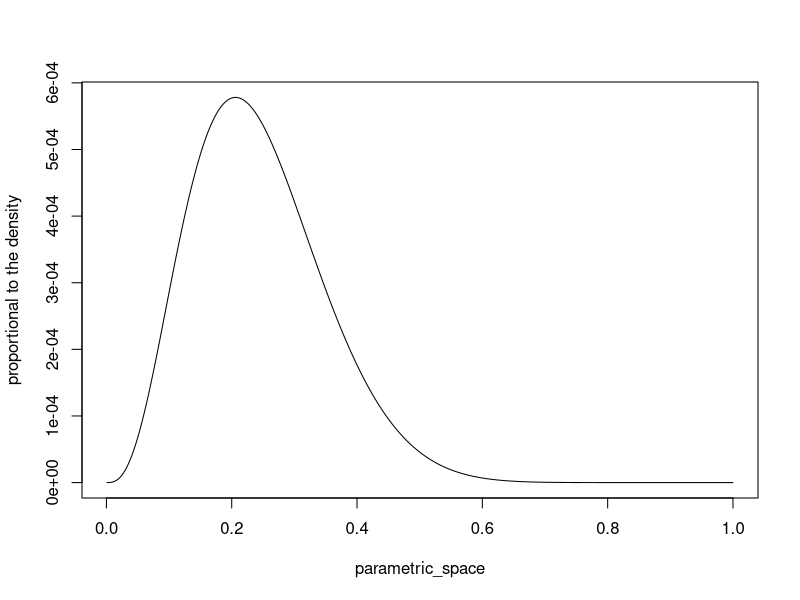
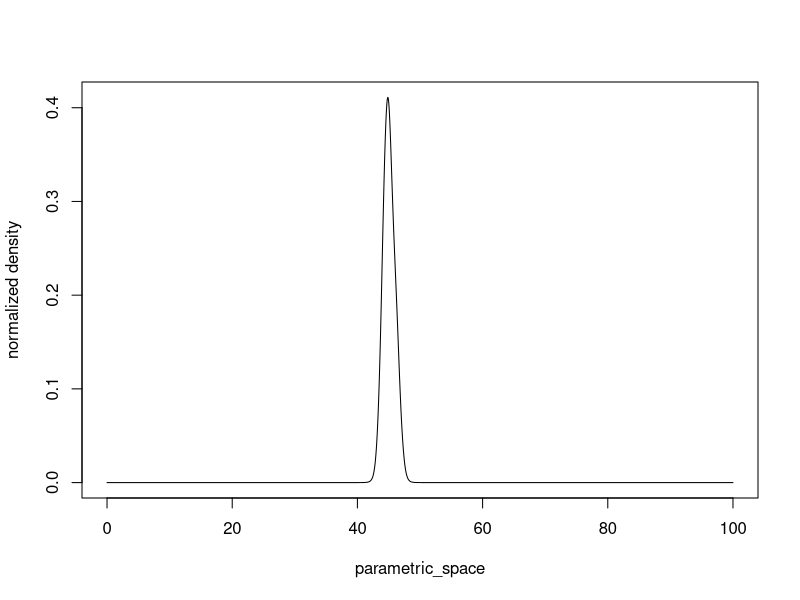
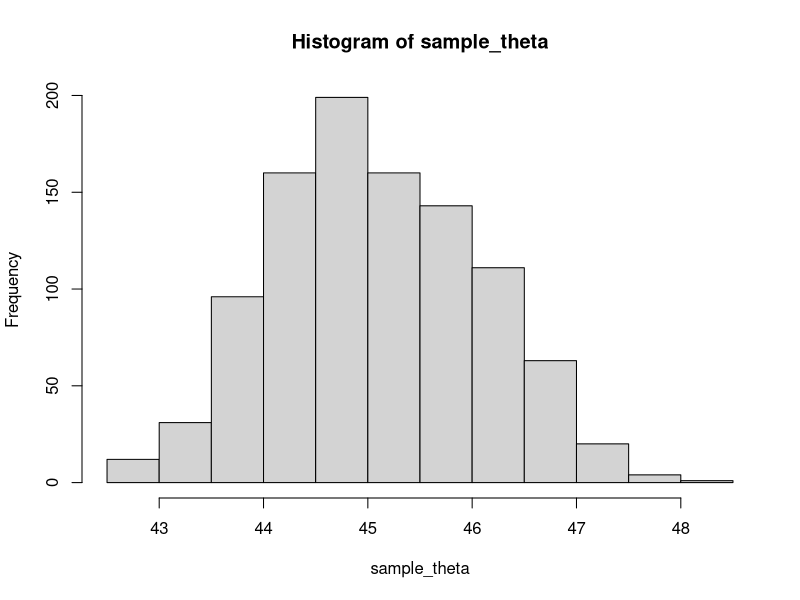
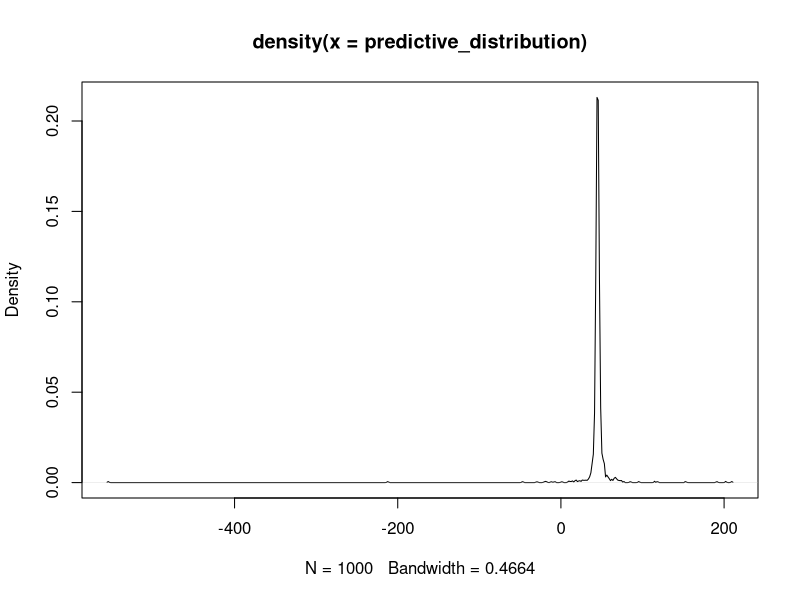
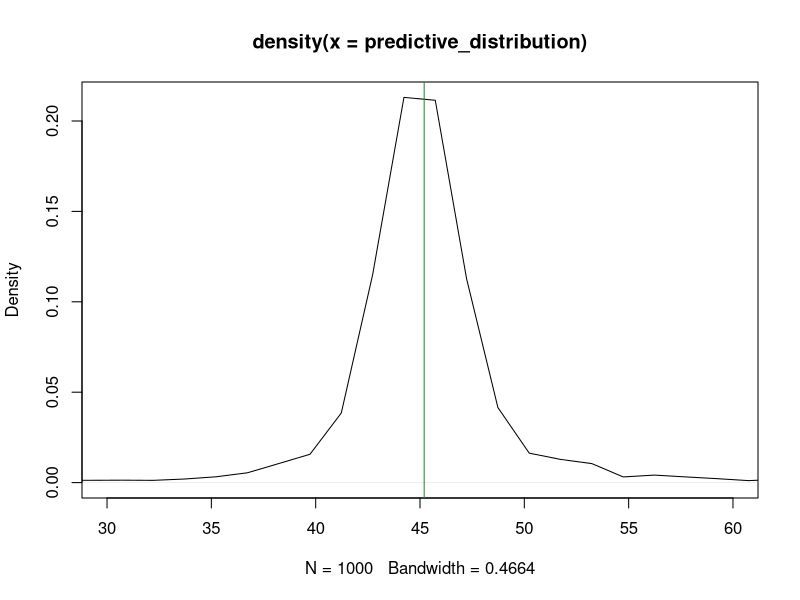
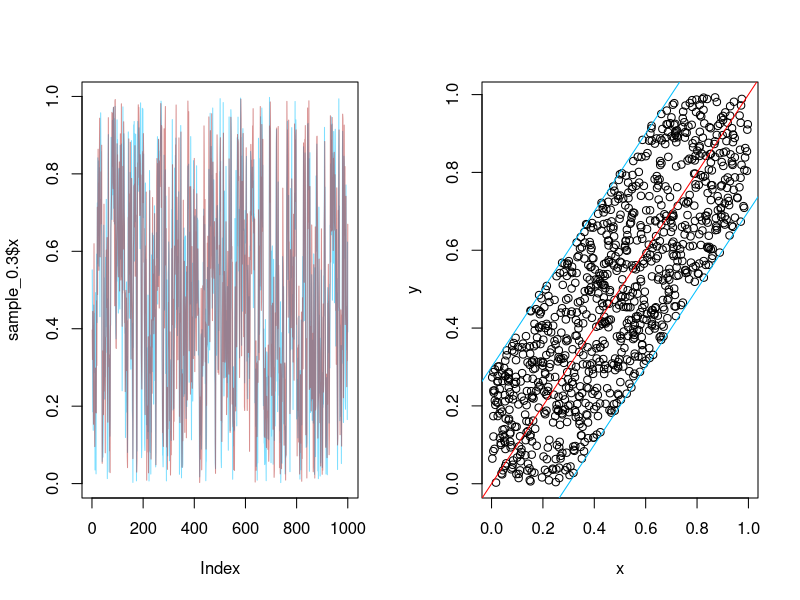
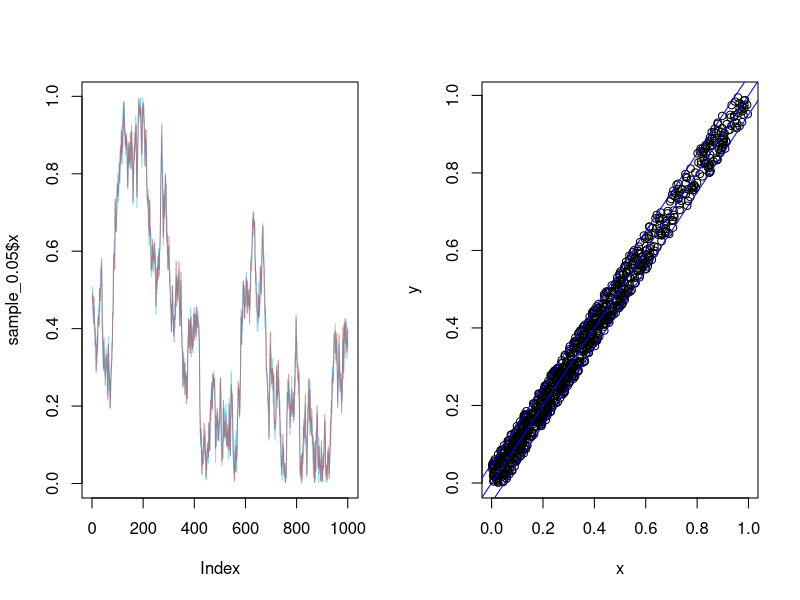
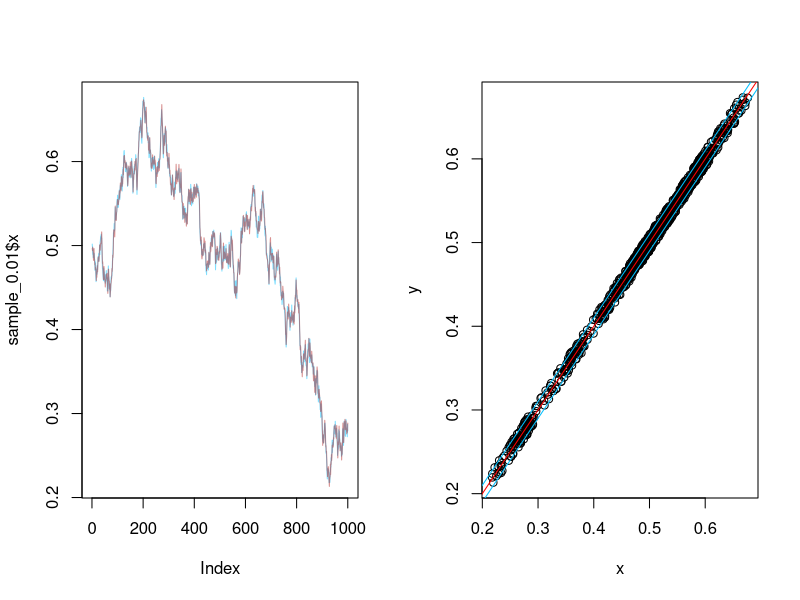

The R script that drew these images, in order:
## ---- chunk 1
knitr::opts_chunk$set(echo = TRUE)
library(dplyr) ; library(ggplot2)
## ---- chunk 2
posterior_prop <- function(theta){
  
  return(
    (theta^3)*(1-theta)^13+
      (theta^4)*(1-theta)^12+
      (theta^5)*(1-theta)^11
  )
}

parametric_space <- seq(0.001,1,0.001)

plot(parametric_space,posterior_prop(theta=parametric_space),
     type='l',ylab='proportional to the density')
## ---- chunk 3
y <- c(43,44,45,46.5,47.5)
M=1000

parametric_space <- seq(0,100,1/M)

q_theta_given_y = function(x,theta){
  result <- 1
  for ( i in 1:length(x)){
    result = result * (1/(1+(x[i]-theta)^2))
  }
  return(result/100)
}


## unormalized density
unormalized_density <- q_theta_given_y(y,parametric_space)

## summing the heights of the bins
normalizing_constant <-  sum(unormalized_density/M)

#plotting the normalized density
plot(parametric_space,
     unormalized_density/normalizing_constant,
     type='l',
     ylab = 'normalized density')

normalized_density <-  unormalized_density/normalizing_constant
## ---- chunk 4
sample_theta <- sample(parametric_space,prob = normalized_density,size = 1000)
hist(sample_theta)
## ---- chunk 5
set.seed(57)
predictive_distribution <- rcauchy(1000,scale = 1,location = sample_theta)
plot(density(predictive_distribution))

plot(density(predictive_distribution),xlim=c(30,60))
abline(v=mean(y),col='forestgreen')
mean(predictive_distribution) ; sd(predictive_distribution)
## ---- chunk 6
x_given_y <- function(constant,y){
  a <- max(0,y-constant)
  b <- min(y+constant,1)
  return(runif(1,a,b))
}

y_given_x <- function(constant,x){
  a <- max(0,x-constant)
  b <- min(x+constant,1)
  return(runif(1,a,b))
}


gibbs_ex6 <- function(B=1000,constant){
  set.seed(1000)
  samples <- data.frame(x=NA,y=NA)
  new_x <- 0.5 #initial value for x
  for(i in 1:(B)){
    #calculating p(y|x=new_x)
    new_y <- y_given_x(x = new_x,constant = constant) 
    #calculating p(x|y=new_y)
    new_x <- x_given_y(y = new_y,constant = constant)
    samples <-rbind(samples, c(new_x,new_y))
  }
  return(samples[-1,])
}

sample_0.3 <- gibbs_ex6(B = 1000,0.3)
sample_0.05 <- gibbs_ex6(B = 1000,0.05)
sample_0.01 <- gibbs_ex6(B = 1000,0.01)
## ---- chunk 7
par(mfrow=c(1,2))
constant<-0.3
plot(sample_0.3$x,type='l',col=scales::alpha('deepskyblue',0.5))
lines(sample_0.3$y,type='l',col=scales::alpha('firebrick',0.5))
plot(sample_0.3)
abline(constant,1,col='deepskyblue')
abline(-constant,1,col='deepskyblue')
abline(0,1,col='red')
#acf(sample_0.3$x)
#acf(sample_0.3$y)
## ---- chunk 8
constant<-0.05
plot(sample_0.05$x,type='l',col=scales::alpha('deepskyblue',0.5))
lines(sample_0.05$y,type='l',col=scales::alpha('firebrick',0.5))
plot(sample_0.05)
abline(constant,1,col='blue')
abline(-constant,1,col='blue')
abline(0,1,col='blue')
#acf(sample_0.05$x)
#acf(sample_0.05$y)
## ---- chunk 9
constant<-0.01
plot(sample_0.01$x,type='l',col=scales::alpha('deepskyblue',0.5))
lines(sample_0.01$y,type='l',col=scales::alpha('firebrick',0.5))
plot(sample_0.01)
abline(constant,1,col='deepskyblue')
abline(-constant,1,col='deepskyblue')
abline(0,1,col='red')
#acf(sample_0.01$x)
#acf(sample_0.01$y)
par(mfrow=c(1,1))
## ---- chunk 10
nsim <- 10000
posterior_simulation <- data.frame(
  p0 = rbeta(nsim,40,636),
  p1 = rbeta(nsim,23,569)
)


posterior_simulation = 
  posterior_simulation %>% 
  mutate(odds_p0=p0/(1-p0),
         odds_p1=p1/(1-p1),
         odds_ratio = odds_p1/odds_p0)

posterior_simulation %>% 
  summarise(
    Min = min(odds_ratio),
    Mean = mean(odds_ratio),
    Median = median(odds_ratio),
    SD = sd(odds_ratio),
    Max = max(odds_ratio)) %>% 
  knitr::kable() %>% kableExtra::kable_styling()
## ---- chunk 11
posterior_simulation %>% 
  ggplot(aes(x=odds_ratio))+
  geom_histogram() + 
  theme_bw()
## ---- chunk 12
y_bar_control = 39/674
y_bar_treatment = 22/680

#Posterior probability 
sum(posterior_simulation$p0 > y_bar_control)/nsim

sum(posterior_simulation$p1 > y_bar_treatment)/nsim

sum(posterior_simulation$odds_ratio < 1)/nsim
## ---- chunk 13
nsim <- 10000
posterior_simulation <- data.frame(
  p0 = rbeta(nsim,3,35),
  p1 = rbeta(nsim,2,35)
)


posterior_simulation = 
  posterior_simulation %>% 
  mutate(odds_p0=p0/(1-p0),
         odds_p1=p1/(1-p1),
         odds_ratio = odds_p1/odds_p0)

posterior_simulation %>% 
  summarise(
    Min = min(odds_ratio),
    Mean = mean(odds_ratio),
    Median = median(odds_ratio),
    SD = sd(odds_ratio),
    Max = max(odds_ratio)) %>% 
  knitr::kable() %>% kableExtra::kable_styling()
## ---- chunk 14
posterior_simulation %>% 
  ggplot(aes(x=odds_ratio))+
  geom_histogram() + 
  theme_bw()
## ---- chunk 15
y_bar_control = 2/34
y_bar_treatment = 1/34

#Posterior probability 
sum(posterior_simulation$p0 > y_bar_control)/nsim

sum(posterior_simulation$p1 > y_bar_treatment)/nsim

sum(posterior_simulation$odds_ratio < 1)/nsim
## ---- chunk 16
# proportional to the posterior distribution that we
# are going to draw samples from
# Witout using log
propto_posterior <- function(y=1.5,theta){
  numerator <- exp(-(1/2)*(y-theta)^2)
  denominator <- (1+theta^2)
  return(numerator/denominator)
}

# Using log
propto_posterior <- function(y=1.5,theta){
 numerator <- -(1/2)*(y-theta)^2
 denominator <- -log(1+theta^2)
 return(exp(numerator+denominator))
}

randWalk_MH_diagnostics <- function(posterior_sample){
  lindseys_density  <- density(posterior_sample)
  a <- round(min(lindseys_density$x),3) ; b <-round(max(lindseys_density$x),3)
  grid<- seq(a,b,0.001)
  par(mfrow=c(1,3))
  plot(grid,propto_posterior(theta = grid,y=1.5),type='l',lty=2,lwd=1.5)
  lines(density(posterior_sample),type='l',col='deepskyblue',lwd=1.5)
  legend(a,0.5,legend = c('prop_posterior','sample_density'),
         col=c('black','deepskyblue'),lwd = c(1.5,1.5), lty=c(2,1))
  plot(posterior_sample,type = 'l')
  acf(posterior_sample)
  par(mfrow=c(1,3))
}


n_it <- 10000 #number of samples to be generated
init_value <- 0.5 # initial value of theta 
proposal_dist <- function(theta){rnorm(1,theta,sd=2)} # we are going to use the normal distribution as proposal
post_sample <- rep(NA,n_it) #creating the vector that will store the samples
post_sample[1]=init_value #the first draw of the posterior is the initial value
accepted=0 # counting the accepted values to see the acceptance rate
# initializing the iteration
for (i in 2:n_it){
  candidate <- proposal_dist(post_sample[i-1]) 
  
  #calculating acceptance probability of the current point
  r = min(1,propto_posterior(theta = candidate) /
            propto_posterior(theta = post_sample[i-1]))
  
  #accepting the candidates with probability r
  if(runif(1)>r){
    # if not accepted, we will start the new iteration with the same point
    post_sample[i] <- post_sample[i-1]
  } else {
    # if accepted, we will move our chain to the candidate point and start the 
    # next iteration from this point
    post_sample[i] <- candidate
    accepted<-accepted+1
  }
}

accepted/n_it


randWalk_MH_diagnostics(post_sample)

summary(post_sample)
## ---- chunk 17

n_it <- 1000 #number of samples to be generated
init_value <- 0 # initial value of theta
step <- 5
burn_in = 10000
total_samples = burn_in + n_it*step
proposal_dist <- function(theta){rnorm(1,theta,sd=2)} # we are going to use the normal distribution as proposal
post_sample <- rep(NA,total_samples) #creating the vector that will store the samples
post_sample[1]=init_value #the first draw of the posterior is the initial value
accepted=0 # counting the accepted values to see the acceptance rate

# initializing the iteration
for (i in 2:total_samples){
  candidate <- proposal_dist(post_sample[i-1]) 
  
  #calculating acceptance probability of the current point
  r = min(1,propto_posterior(theta = candidate) /
            propto_posterior(theta = post_sample[i-1]))
  
  #accepting the candidates with probability r
  if(runif(1)>r){
    # if not accepted, we will start the new iteration with the same point
    post_sample[i] <- post_sample[i-1]
  } else {
    # if accepted, we will move our chain to the candidate point and start the 
    # next iteration from this point
    post_sample[i] <- candidate
    accepted<-accepted+1
  }
}

#acceptance rate
accepted/total_samples


post_sample_clean <- post_sample[-c(1:burn_in)][seq(1,length(post_sample)-burn_in,step)]

#verifying if the length of the draw matches with the desired number
post_sample_clean %>% length()
randWalk_MH_diagnostics(post_sample_clean)

post_sample_clean %>% summary()
post_sample_clean %>% sd()
